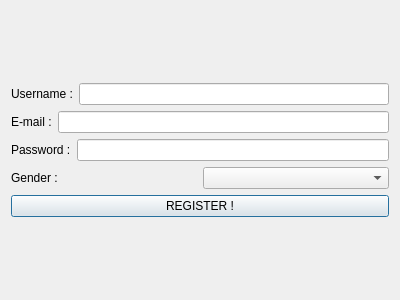
<?xml version="1.0" encoding="UTF-8"?>
<ui version="4.0">
 <class>Sabtenam</class>
 <widget class="QDialog" name="Sabtenam">
  <property name="geometry">
   <rect>
    <x>0</x>
    <y>0</y>
    <width>400</width>
    <height>300</height>
   </rect>
  </property>
  <property name="windowTitle">
   <string>Dialog</string>
  </property>
  <layout class="QVBoxLayout" name="verticalLayout_2">
   <item>
    <layout class="QVBoxLayout" name="verticalLayout">
     <item>
      <layout class="QHBoxLayout" name="horizontalLayout">
       <item>
        <widget class="QLabel" name="label">
         <property name="text">
          <string>Username :</string>
         </property>
        </widget>
       </item>
       <item>
        <widget class="QLineEdit" name="lineEdit"/>
       </item>
      </layout>
     </item>
     <item>
      <layout class="QHBoxLayout" name="horizontalLayout_2">
       <item>
        <widget class="QLabel" name="label_2">
         <property name="text">
          <string>E-mail :</string>
         </property>
        </widget>
       </item>
       <item>
        <widget class="QLineEdit" name="lineEdit_2"/>
       </item>
      </layout>
     </item>
     <item>
      <layout class="QHBoxLayout" name="horizontalLayout_3">
       <item>
        <widget class="QLabel" name="label_3">
         <property name="text">
          <string>Password :</string>
         </property>
        </widget>
       </item>
       <item>
        <widget class="QLineEdit" name="lineEdit_3"/>
       </item>
      </layout>
     </item>
     <item>
      <layout class="QHBoxLayout" name="horizontalLayout_4">
       <item>
        <widget class="QLabel" name="label_4">
         <property name="text">
          <string>Gender :</string>
         </property>
        </widget>
       </item>
       <item>
        <widget class="QComboBox" name="comboBox"/>
       </item>
      </layout>
     </item>
     <item>
      <widget class="QPushButton" name="pushButton">
       <property name="text">
        <string>REGISTER !</string>
       </property>
      </widget>
     </item>
    </layout>
   </item>
  </layout>
 </widget>
 <resources/>
 <connections/>
</ui>
